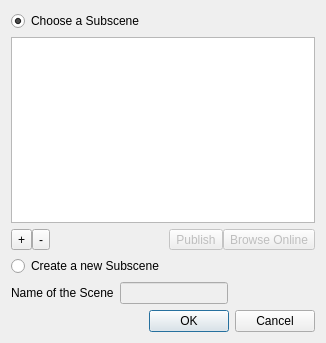
<?xml version="1.0" encoding="UTF-8"?>
<ui version="4.0">
 <class>SubSceneChooseDialog</class>
 <widget class="QDialog" name="SubSceneChooseDialog">
  <property name="geometry">
   <rect>
    <x>0</x>
    <y>0</y>
    <width>326</width>
    <height>343</height>
   </rect>
  </property>
  <property name="windowTitle">
   <string>Subscene</string>
  </property>
  <layout class="QFormLayout" name="formLayout">
   <property name="fieldGrowthPolicy">
    <enum>QFormLayout::FieldsStayAtSizeHint</enum>
   </property>
   <item row="0" column="0" colspan="2">
    <widget class="QRadioButton" name="radioExisting">
     <property name="text">
      <string>Choose a Subscene</string>
     </property>
     <property name="checked">
      <bool>true</bool>
     </property>
    </widget>
   </item>
   <item row="1" column="0" colspan="2">
    <widget class="QListWidget" name="listExistingScenes">
     <property name="editTriggers">
      <set>QAbstractItemView::NoEditTriggers</set>
     </property>
     <property name="iconSize">
      <size>
       <width>64</width>
       <height>64</height>
      </size>
     </property>
     <property name="viewMode">
      <enum>QListView::IconMode</enum>
     </property>
     <property name="uniformItemSizes">
      <bool>true</bool>
     </property>
    </widget>
   </item>
   <item row="2" column="0" colspan="2">
    <layout class="QHBoxLayout" name="horizontalLayout">
     <property name="spacing">
      <number>0</number>
     </property>
     <item>
      <widget class="QToolButton" name="toolAddSubScene">
       <property name="text">
        <string>+</string>
       </property>
      </widget>
     </item>
     <item>
      <widget class="QToolButton" name="toolRemoveSubScene">
       <property name="text">
        <string>-</string>
       </property>
      </widget>
     </item>
     <item>
      <spacer name="horizontalSpacer">
       <property name="orientation">
        <enum>Qt::Horizontal</enum>
       </property>
       <property name="sizeHint" stdset="0">
        <size>
         <width>40</width>
         <height>20</height>
        </size>
       </property>
      </spacer>
     </item>
     <item>
      <widget class="QToolButton" name="toolButton_2">
       <property name="enabled">
        <bool>false</bool>
       </property>
       <property name="text">
        <string>Publish</string>
       </property>
      </widget>
     </item>
     <item>
      <widget class="QToolButton" name="toolButton">
       <property name="enabled">
        <bool>false</bool>
       </property>
       <property name="text">
        <string>Browse Online</string>
       </property>
      </widget>
     </item>
    </layout>
   </item>
   <item row="3" column="0" colspan="2">
    <widget class="QRadioButton" name="radioNew">
     <property name="text">
      <string>Create a new Subscene</string>
     </property>
    </widget>
   </item>
   <item row="5" column="0">
    <widget class="QLabel" name="labelNameOfScene">
     <property name="text">
      <string>Name of the Scene</string>
     </property>
    </widget>
   </item>
   <item row="5" column="1">
    <widget class="QLineEdit" name="lineNameOfScene">
     <property name="enabled">
      <bool>false</bool>
     </property>
    </widget>
   </item>
   <item row="6" column="0" colspan="2">
    <widget class="QDialogButtonBox" name="buttonBox">
     <property name="orientation">
      <enum>Qt::Horizontal</enum>
     </property>
     <property name="standardButtons">
      <set>QDialogButtonBox::Cancel|QDialogButtonBox::Ok</set>
     </property>
    </widget>
   </item>
  </layout>
 </widget>
 <resources/>
 <connections>
  <connection>
   <sender>buttonBox</sender>
   <signal>accepted()</signal>
   <receiver>SubSceneChooseDialog</receiver>
   <slot>accept()</slot>
   <hints>
    <hint type="sourcelabel">
     <x>198</x>
     <y>307</y>
    </hint>
    <hint type="destinationlabel">
     <x>157</x>
     <y>274</y>
    </hint>
   </hints>
  </connection>
  <connection>
   <sender>buttonBox</sender>
   <signal>rejected()</signal>
   <receiver>SubSceneChooseDialog</receiver>
   <slot>reject()</slot>
   <hints>
    <hint type="sourcelabel">
     <x>198</x>
     <y>307</y>
    </hint>
    <hint type="destinationlabel">
     <x>286</x>
     <y>274</y>
    </hint>
   </hints>
  </connection>
  <connection>
   <sender>listExistingScenes</sender>
   <signal>doubleClicked(QModelIndex)</signal>
   <receiver>SubSceneChooseDialog</receiver>
   <slot>accept()</slot>
   <hints>
    <hint type="sourcelabel">
     <x>182</x>
     <y>178</y>
    </hint>
    <hint type="destinationlabel">
     <x>168</x>
     <y>295</y>
    </hint>
   </hints>
  </connection>
  <connection>
   <sender>radioExisting</sender>
   <signal>toggled(bool)</signal>
   <receiver>listExistingScenes</receiver>
   <slot>setEnabled(bool)</slot>
   <hints>
    <hint type="sourcelabel">
     <x>71</x>
     <y>18</y>
    </hint>
    <hint type="destinationlabel">
     <x>87</x>
     <y>89</y>
    </hint>
   </hints>
  </connection>
  <connection>
   <sender>radioExisting</sender>
   <signal>toggled(bool)</signal>
   <receiver>lineNameOfScene</receiver>
   <slot>setDisabled(bool)</slot>
   <hints>
    <hint type="sourcelabel">
     <x>141</x>
     <y>24</y>
    </hint>
    <hint type="destinationlabel">
     <x>225</x>
     <y>275</y>
    </hint>
   </hints>
  </connection>
  <connection>
   <sender>radioNew</sender>
   <signal>toggled(bool)</signal>
   <receiver>lineNameOfScene</receiver>
   <slot>setEnabled(bool)</slot>
   <hints>
    <hint type="sourcelabel">
     <x>63</x>
     <y>248</y>
    </hint>
    <hint type="destinationlabel">
     <x>246</x>
     <y>276</y>
    </hint>
   </hints>
  </connection>
  <connection>
   <sender>radioNew</sender>
   <signal>toggled(bool)</signal>
   <receiver>listExistingScenes</receiver>
   <slot>setDisabled(bool)</slot>
   <hints>
    <hint type="sourcelabel">
     <x>105</x>
     <y>244</y>
    </hint>
    <hint type="destinationlabel">
     <x>91</x>
     <y>189</y>
    </hint>
   </hints>
  </connection>
  <connection>
   <sender>radioExisting</sender>
   <signal>toggled(bool)</signal>
   <receiver>toolAddSubScene</receiver>
   <slot>setEnabled(bool)</slot>
   <hints>
    <hint type="sourcelabel">
     <x>55</x>
     <y>22</y>
    </hint>
    <hint type="destinationlabel">
     <x>26</x>
     <y>214</y>
    </hint>
   </hints>
  </connection>
  <connection>
   <sender>radioExisting</sender>
   <signal>toggled(bool)</signal>
   <receiver>toolRemoveSubScene</receiver>
   <slot>setEnabled(bool)</slot>
   <hints>
    <hint type="sourcelabel">
     <x>31</x>
     <y>23</y>
    </hint>
    <hint type="destinationlabel">
     <x>46</x>
     <y>214</y>
    </hint>
   </hints>
  </connection>
  <connection>
   <sender>radioNew</sender>
   <signal>toggled(bool)</signal>
   <receiver>toolAddSubScene</receiver>
   <slot>setDisabled(bool)</slot>
   <hints>
    <hint type="sourcelabel">
     <x>39</x>
     <y>243</y>
    </hint>
    <hint type="destinationlabel">
     <x>30</x>
     <y>220</y>
    </hint>
   </hints>
  </connection>
  <connection>
   <sender>radioNew</sender>
   <signal>toggled(bool)</signal>
   <receiver>toolRemoveSubScene</receiver>
   <slot>setDisabled(bool)</slot>
   <hints>
    <hint type="sourcelabel">
     <x>51</x>
     <y>240</y>
    </hint>
    <hint type="destinationlabel">
     <x>47</x>
     <y>214</y>
    </hint>
   </hints>
  </connection>
 </connections>
</ui>
